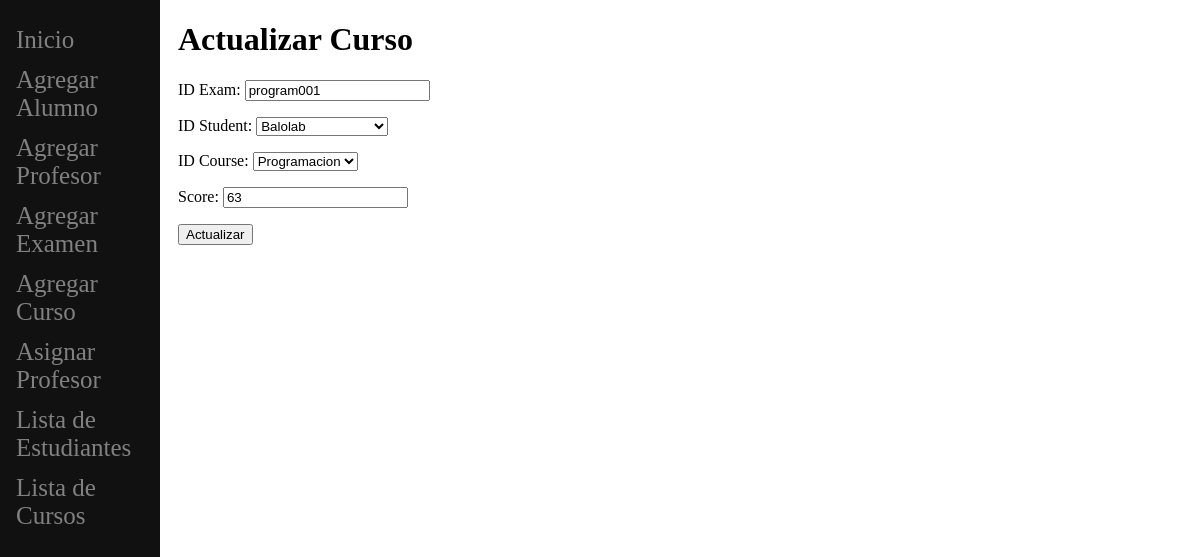
Page /update-exam/4/ on the committed database.
### main/models.py (models this page shows, shortened)
class Exam(models.Model):
    ID_Exam = models.CharField(max_length=10)
    ID_Student = models.ForeignKey(Student, on_delete=models.CASCADE)
    ID_Course = models.ForeignKey(Course, on_delete=models.CASCADE)
    Score = models.IntegerField()

### main/views.py (the view)
# urls.py: path('update-exam/<str:pk>/', views.updateExam, name='update-exam'),
def updateExam(response, pk):
    exam = Exam.objects.get(id=pk)
    form = CreateNewExam(instance=exam)
    if response.method == 'POST':
        form = CreateNewExam(response.POST, instance=exam)
        if form.is_valid:
            form.save()
            return redirect('index')
    return render(response, 'main/updateExam.html', {'form': form})

### main/forms.py
class CreateNewExam(ModelForm):
    class Meta:
        model = Exam
        fields = '__all__'

### main/models.py (called while the page is built)
    def __str__(self):
        return self.name

    def __str__(self):
        return self.name

### main/templates/main/updateExam.html (shortened to what this page needs)
{% extends 'main/base.html' %}
{% block content %}
    <h1>Actualizar Curso</h1>
    <form method="POST" action="">
        {{form.as_p}}
        <button type="submit" name="save">Actualizar</button>
    </form>
{% endblock %}

### rows in the picture
Exam: ID_Exam "program001", ID_Student "Balolab", ID_Course "Programacion", Score "63"
